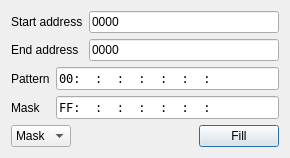
<?xml version="1.0" encoding="UTF-8"?>
<ui version="4.0">
 <class>Filler</class>
 <widget class="QDialog" name="Filler">
  <property name="windowModality">
   <enum>Qt::WindowModal</enum>
  </property>
  <property name="geometry">
   <rect>
    <x>0</x>
    <y>0</y>
    <width>290</width>
    <height>157</height>
   </rect>
  </property>
  <property name="windowTitle">
   <string>Memory Filler</string>
  </property>
  <layout class="QVBoxLayout" name="verticalLayout">
   <item>
    <layout class="QGridLayout" name="gridLayout">
     <item row="0" column="2">
      <widget class="xHexSpin" name="leStartHex">
       <property name="inputMask">
        <string>HHHH</string>
       </property>
       <property name="text">
        <string>0000</string>
       </property>
      </widget>
     </item>
     <item row="1" column="2">
      <widget class="xHexSpin" name="leEndHex">
       <property name="inputMask">
        <string>HHHH</string>
       </property>
       <property name="text">
        <string>0000</string>
       </property>
      </widget>
     </item>
     <item row="1" column="0">
      <widget class="QLabel" name="label_2">
       <property name="text">
        <string>End address</string>
       </property>
      </widget>
     </item>
     <item row="0" column="0">
      <widget class="QLabel" name="label">
       <property name="text">
        <string>Start address</string>
       </property>
      </widget>
     </item>
    </layout>
   </item>
   <item>
    <layout class="QGridLayout" name="gridLayout_2">
     <item row="0" column="0">
      <widget class="QLabel" name="label_3">
       <property name="text">
        <string>Pattern</string>
       </property>
      </widget>
     </item>
     <item row="0" column="1">
      <widget class="QLineEdit" name="leBytes">
       <property name="font">
        <font>
         <family>DejaVu Sans Mono</family>
        </font>
       </property>
       <property name="inputMask">
        <string>HH:hh:hh:hh:hh:hh:hh:hh</string>
       </property>
       <property name="text">
        <string>00:::::::</string>
       </property>
      </widget>
     </item>
     <item row="1" column="0">
      <widget class="QLabel" name="label_4">
       <property name="text">
        <string>Mask</string>
       </property>
      </widget>
     </item>
     <item row="1" column="1">
      <widget class="QLineEdit" name="leMask">
       <property name="font">
        <font>
         <family>DejaVu Sans Mono</family>
        </font>
       </property>
       <property name="inputMask">
        <string>HH:hh:hh:hh:hh:hh:hh:hh</string>
       </property>
       <property name="text">
        <string>FF:::::::</string>
       </property>
      </widget>
     </item>
    </layout>
   </item>
   <item>
    <layout class="QHBoxLayout" name="horizontalLayout">
     <item>
      <widget class="QComboBox" name="cbMethod">
       <item>
        <property name="text">
         <string>Mask</string>
        </property>
       </item>
       <item>
        <property name="text">
         <string>Put</string>
        </property>
       </item>
       <item>
        <property name="text">
         <string>Or</string>
        </property>
       </item>
       <item>
        <property name="text">
         <string>And</string>
        </property>
       </item>
       <item>
        <property name="text">
         <string>Xor</string>
        </property>
       </item>
      </widget>
     </item>
     <item>
      <spacer name="horizontalSpacer">
       <property name="orientation">
        <enum>Qt::Horizontal</enum>
       </property>
       <property name="sizeHint" stdset="0">
        <size>
         <width>40</width>
         <height>20</height>
        </size>
       </property>
      </spacer>
     </item>
     <item>
      <widget class="QPushButton" name="pbFill">
       <property name="text">
        <string>Fill</string>
       </property>
       <property name="icon">
        <iconset resource="../xpeccy.qrc">
         <normaloff>:/images/fill.png</normaloff>:/images/fill.png</iconset>
       </property>
      </widget>
     </item>
    </layout>
   </item>
  </layout>
 </widget>
 <customwidgets>
  <customwidget>
   <class>xHexSpin</class>
   <extends>QLineEdit</extends>
   <header location="global">stdlib.h</header>
  </customwidget>
 </customwidgets>
 <resources>
  <include location="../xpeccy.qrc"/>
 </resources>
 <connections/>
</ui>
